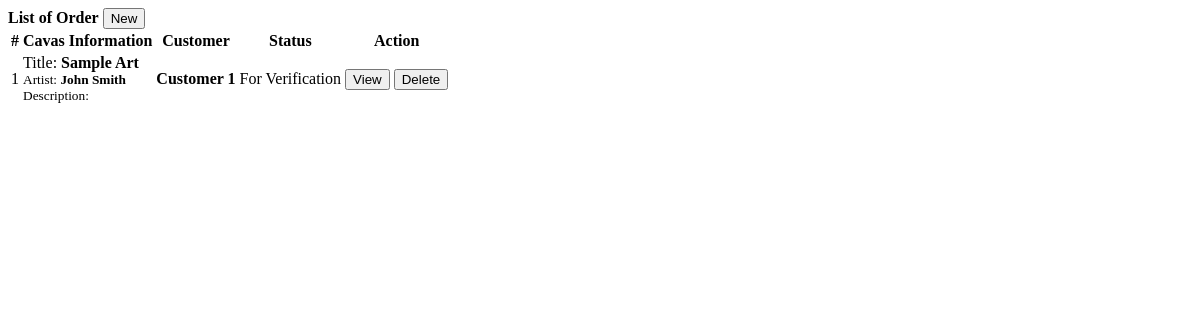
The page /admin/orders.php on the database its author committed.
### tables this page shows
CREATE TABLE `orders` (
  `id` int(30) NOT NULL,
  `art_fs_id` int(30) NOT NULL,
  `customer_id` int(30) NOT NULL,
  `status` tinyint(1) NOT NULL DEFAULT 0 COMMENT '0=for verification,1= confirmed,2 = cancel, 3= delivered',
  `deliver_schedule` date NOT NULL
);

CREATE TABLE `arts_fs` (
  `id` int(30) NOT NULL,
  `art_id` text NOT NULL,
  `price` float NOT NULL,
  `status` tinyint(1) NOT NULL DEFAULT 0 COMMENT '0=onhand,1= sold',
  `date_created` datetime NOT NULL DEFAULT current_timestamp()
);

CREATE TABLE `arts` (
  `id` int(30) NOT NULL,
  `artist_id` int(30) NOT NULL,
  `art_title` text NOT NULL,
  `art_description` text NOT NULL,
  `status` tinyint(1) DEFAULT 0 COMMENT '0=unpublished,1=published'
);

### admin/orders.php (the view, shortened to what this page needs)
<?php include('db_connect.php');?>
<div class="container-fluid">
	<div class="col-lg-12">
		<div class="row">
			<div class="col-md-12">
				<div class="card">
					<div class="card-header">
						<b>List of Order</b>
						<span class="">
							<button class="btn btn-primary btn-block btn-sm col-sm-2 float-right" type="button" id="new_art_fs">
					<i class="fa fa-plus"></i> New</button>
				</span>
					</div>
					<div class="card-body">
						<table class="table table-bordered table-condensed table-hover">
							<thead>
								<tr>
									<th class="text-center">#</th>
									<th class="">Cavas Information</th>
									<th class="">Customer</th>
									<th class="">Status</th>
									<th class="text-center">Action</th>
								</tr>
							</thead>
							<tbody>
								<?php
								$i = 1;
								$users = $conn->query("SELECT * FROM users ");
								while($row = $users->fetch_assoc()){
									$uname[$row['id']] = ucwords($row['name']);
								}
								$arts = $conn->query("SELECT * FROM arts ");
								while($row = $arts->fetch_assoc()){
									$art_arr[$row['id']] = $row;
								}
								$fs = $conn->query("SELECT o.*,fs.art_id FROM orders o inner join arts_fs fs on fs.id = o.art_fs_id order by o.id desc ");
								while($row=$fs->fetch_assoc()):
								?>
								<tr>
									<td class="text-center"><?php echo $i++ ?></td>
									<td class="">
										 <p>Title: <b><?php echo ucwords($art_arr[$row['art_id']]['art_title']) ?></b></p>
										 <p><small>Artist: <b><?php echo ucwords($uname[$art_arr[$row['art_id']]['artist_id']]) ?></b></small></p>
										 <p><small>Description:</small></p>
									</td>
									<td class="text-right">
										 <p> <b><?php echo  ucwords($uname[$row['customer_id']]) ?></b></p>
									</td>
									<td class="text-center">
										 <?php if($row['status'] == 0): ?>
										 	<span class="badge badge-secondary">For Verification</span>
										 <?php elseif($row['status'] == 1): ?>
										 	<span class="badge badge-primary">Confirmed</span>
										<?php elseif($row['status'] == 2): ?>
										 	<span class="badge badge-danger">Cancelled</span>
										<?php elseif($row['status'] == 3): ?>
										 	<span class="badge badge-success">Deliverd</span>
										 <?php endif; ?>
									</td>
									<td class="text-center">
										<button class="btn btn-sm btn-outline-primary edit_art_fs" type="button" data-id="<?php echo $row['id'] ?>" >View</button>
										<?php if(in_array($row['status'],array(0,2))): ?>
										<button class="btn btn-sm btn-outline-danger delete_art_fs" type="button" data-id="<?php echo $row['id'] ?>">Delete</button>
										 <?php endif; ?>
									</td>
								</tr>
								<?php endwhile; ?>
							</tbody>
						</table>
					</div>
				</div>
			</div>
		</div>
	</div>
</div>

### admin/orders.php (style rules this page uses)
td { vertical-align: middle !important; }
td p { margin: unset }

### rows shown on the page
orders: arts_fs.art_id "Sample Art", arts_fs.art_id "John Smith", customer "Customer 1", status "For Verification"
